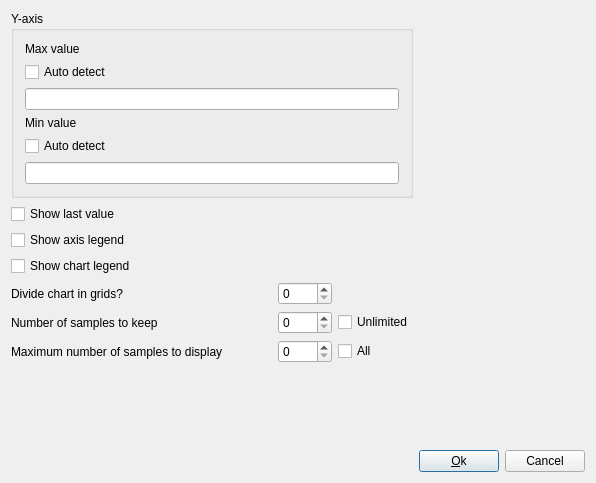
<ui version="4.0" >
 <class>toLineChartSetupUI</class>
 <widget class="QDialog" name="toLineChartSetupUI" >
  <property name="geometry" >
   <rect>
    <x>0</x>
    <y>0</y>
    <width>596</width>
    <height>483</height>
   </rect>
  </property>
  <property name="windowTitle" >
   <string>Chart setup</string>
  </property>
  <layout class="QGridLayout" >
   <property name="leftMargin" >
    <number>11</number>
   </property>
   <property name="topMargin" >
    <number>11</number>
   </property>
   <property name="rightMargin" >
    <number>11</number>
   </property>
   <property name="bottomMargin" >
    <number>11</number>
   </property>
   <property name="horizontalSpacing" >
    <number>6</number>
   </property>
   <property name="verticalSpacing" >
    <number>6</number>
   </property>
   <item row="5" column="1" >
    <widget class="QSpinBox" name="Samples" >
     <property name="maximum" >
      <number>1000</number>
     </property>
    </widget>
   </item>
   <item row="5" column="0" >
    <widget class="QLabel" name="TextLabel1_2" >
     <property name="text" >
      <string>Number of samples to keep</string>
     </property>
     <property name="wordWrap" >
      <bool>false</bool>
     </property>
    </widget>
   </item>
   <item row="0" column="0" colspan="3" >
    <widget class="QGroupBox" name="GroupBox1" >
     <property name="title" >
      <string>Y-axis</string>
     </property>
     <layout class="QGridLayout" >
      <property name="leftMargin" >
       <number>11</number>
      </property>
      <property name="topMargin" >
       <number>11</number>
      </property>
      <property name="rightMargin" >
       <number>11</number>
      </property>
      <property name="bottomMargin" >
       <number>11</number>
      </property>
      <property name="horizontalSpacing" >
       <number>6</number>
      </property>
      <property name="verticalSpacing" >
       <number>6</number>
      </property>
      <item row="0" column="0" >
       <widget class="QLabel" name="TextLabel1" >
        <property name="text" >
         <string>Max value</string>
        </property>
        <property name="wordWrap" >
         <bool>false</bool>
        </property>
       </widget>
      </item>
      <item row="3" column="0" >
       <widget class="QLabel" name="TextLabel4" >
        <property name="text" >
         <string>Min value</string>
        </property>
        <property name="wordWrap" >
         <bool>false</bool>
        </property>
       </widget>
      </item>
      <item row="5" column="0" >
       <widget class="QLineEdit" name="MinValue" />
      </item>
      <item row="2" column="0" >
       <widget class="QLineEdit" name="MaxValue" />
      </item>
      <item row="1" column="0" >
       <widget class="QCheckBox" name="AutoMax" >
        <property name="text" >
         <string>Auto detect</string>
        </property>
       </widget>
      </item>
      <item row="4" column="0" >
       <widget class="QCheckBox" name="AutoMin" >
        <property name="text" >
         <string>Auto detect</string>
        </property>
       </widget>
      </item>
     </layout>
    </widget>
   </item>
   <item row="7" column="1" >
    <spacer>
     <property name="orientation" >
      <enum>Qt::Vertical</enum>
     </property>
     <property name="sizeType" >
      <enum>QSizePolicy::Expanding</enum>
     </property>
     <property name="sizeHint" >
      <size>
       <width>20</width>
       <height>20</height>
      </size>
     </property>
    </spacer>
   </item>
   <item row="1" column="0" colspan="3" >
    <widget class="QCheckBox" name="ShowLast" >
     <property name="text" >
      <string>Show last value</string>
     </property>
    </widget>
   </item>
   <item row="2" column="0" colspan="3" >
    <widget class="QCheckBox" name="ShowAxis" >
     <property name="text" >
      <string>Show axis legend</string>
     </property>
    </widget>
   </item>
   <item row="3" column="0" colspan="3" >
    <widget class="QCheckBox" name="ShowLegend" >
     <property name="text" >
      <string>Show chart legend</string>
     </property>
    </widget>
   </item>
   <item row="8" column="3" >
    <widget class="QPushButton" name="OkButton" >
     <property name="text" >
      <string>&amp;Ok</string>
     </property>
     <property name="default" >
      <bool>true</bool>
     </property>
    </widget>
   </item>
   <item row="8" column="4" >
    <widget class="QPushButton" name="CancelButton" >
     <property name="text" >
      <string>Cancel</string>
     </property>
    </widget>
   </item>
   <item row="8" column="0" colspan="3" >
    <spacer>
     <property name="orientation" >
      <enum>Qt::Horizontal</enum>
     </property>
     <property name="sizeType" >
      <enum>QSizePolicy::Expanding</enum>
     </property>
     <property name="sizeHint" >
      <size>
       <width>20</width>
       <height>20</height>
      </size>
     </property>
    </spacer>
   </item>
   <item rowspan="8" row="0" column="3" colspan="2" >
    <widget class="toListView" native="1" name="Enabled" />
   </item>
   <item row="6" column="1" >
    <widget class="QSpinBox" name="DisplaySamples" >
     <property name="maximum" >
      <number>1000</number>
     </property>
    </widget>
   </item>
   <item row="6" column="2" >
    <widget class="QCheckBox" name="AllSamples" >
     <property name="text" >
      <string>All</string>
     </property>
    </widget>
   </item>
   <item row="6" column="0" >
    <widget class="QLabel" name="TextLabel1_2_2" >
     <property name="text" >
      <string>Maximum number of samples to display</string>
     </property>
     <property name="wordWrap" >
      <bool>false</bool>
     </property>
    </widget>
   </item>
   <item row="5" column="2" >
    <widget class="QCheckBox" name="UnlimitedSamples" >
     <property name="text" >
      <string>Unlimited</string>
     </property>
    </widget>
   </item>
   <item row="4" column="0" >
    <widget class="QLabel" name="TextLabel5" >
     <property name="sizePolicy" >
      <sizepolicy vsizetype="Minimum" hsizetype="Expanding" >
       <horstretch>0</horstretch>
       <verstretch>0</verstretch>
      </sizepolicy>
     </property>
     <property name="text" >
      <string>Divide chart in grids?</string>
     </property>
     <property name="wordWrap" >
      <bool>false</bool>
     </property>
     <property name="buddy" >
      <cstring>Grids</cstring>
     </property>
    </widget>
   </item>
   <item row="4" column="1" >
    <widget class="QSpinBox" name="Grids" />
   </item>
  </layout>
 </widget>
 <customwidgets>
  <customwidget>
   <class>toListView</class>
   <extends>QWidget</extends>
   <header>core/toresultview.h</header>
  </customwidget>
 </customwidgets>
 <tabstops>
  <tabstop>AutoMax</tabstop>
  <tabstop>MaxValue</tabstop>
  <tabstop>AutoMin</tabstop>
  <tabstop>MinValue</tabstop>
  <tabstop>ShowLast</tabstop>
  <tabstop>ShowAxis</tabstop>
  <tabstop>ShowLegend</tabstop>
  <tabstop>Grids</tabstop>
  <tabstop>Samples</tabstop>
  <tabstop>UnlimitedSamples</tabstop>
  <tabstop>DisplaySamples</tabstop>
  <tabstop>AllSamples</tabstop>
  <tabstop>OkButton</tabstop>
  <tabstop>CancelButton</tabstop>
 </tabstops>
 <resources/>
 <connections>
  <connection>
   <sender>AutoMax</sender>
   <signal>toggled(bool)</signal>
   <receiver>MaxValue</receiver>
   <slot>setDisabled(bool)</slot>
   <hints>
    <hint type="sourcelabel" >
     <x>20</x>
     <y>20</y>
    </hint>
    <hint type="destinationlabel" >
     <x>20</x>
     <y>20</y>
    </hint>
   </hints>
  </connection>
  <connection>
   <sender>AutoMin</sender>
   <signal>toggled(bool)</signal>
   <receiver>MinValue</receiver>
   <slot>setDisabled(bool)</slot>
   <hints>
    <hint type="sourcelabel" >
     <x>20</x>
     <y>20</y>
    </hint>
    <hint type="destinationlabel" >
     <x>20</x>
     <y>20</y>
    </hint>
   </hints>
  </connection>
  <connection>
   <sender>OkButton</sender>
   <signal>clicked()</signal>
   <receiver>toLineChartSetupUI</receiver>
   <slot>accept()</slot>
   <hints>
    <hint type="sourcelabel" >
     <x>20</x>
     <y>20</y>
    </hint>
    <hint type="destinationlabel" >
     <x>20</x>
     <y>20</y>
    </hint>
   </hints>
  </connection>
  <connection>
   <sender>CancelButton</sender>
   <signal>clicked()</signal>
   <receiver>toLineChartSetupUI</receiver>
   <slot>reject()</slot>
   <hints>
    <hint type="sourcelabel" >
     <x>20</x>
     <y>20</y>
    </hint>
    <hint type="destinationlabel" >
     <x>20</x>
     <y>20</y>
    </hint>
   </hints>
  </connection>
  <connection>
   <sender>UnlimitedSamples</sender>
   <signal>toggled(bool)</signal>
   <receiver>Samples</receiver>
   <slot>setDisabled(bool)</slot>
   <hints>
    <hint type="sourcelabel" >
     <x>20</x>
     <y>20</y>
    </hint>
    <hint type="destinationlabel" >
     <x>20</x>
     <y>20</y>
    </hint>
   </hints>
  </connection>
  <connection>
   <sender>AllSamples</sender>
   <signal>toggled(bool)</signal>
   <receiver>DisplaySamples</receiver>
   <slot>setDisabled(bool)</slot>
   <hints>
    <hint type="sourcelabel" >
     <x>20</x>
     <y>20</y>
    </hint>
    <hint type="destinationlabel" >
     <x>20</x>
     <y>20</y>
    </hint>
   </hints>
  </connection>
 </connections>
</ui>
